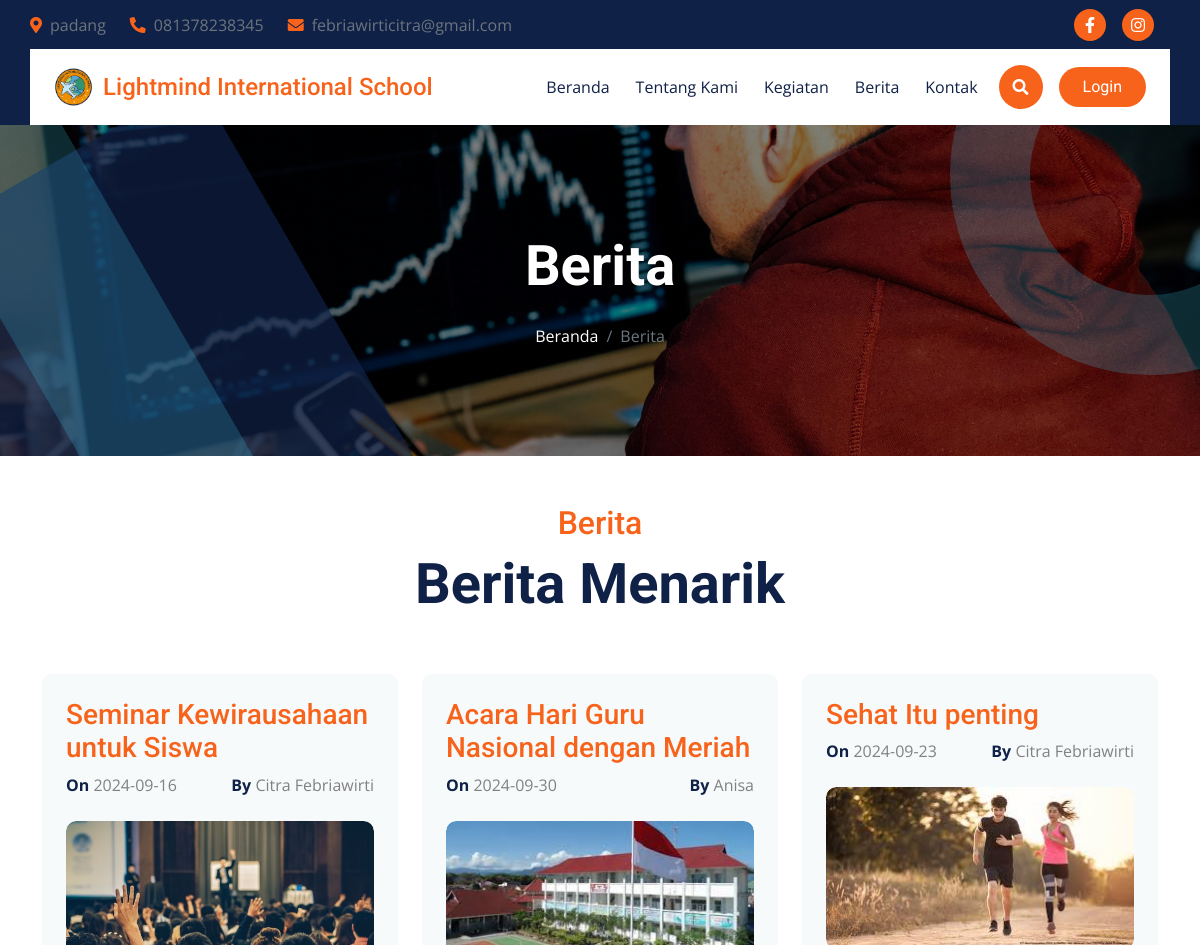
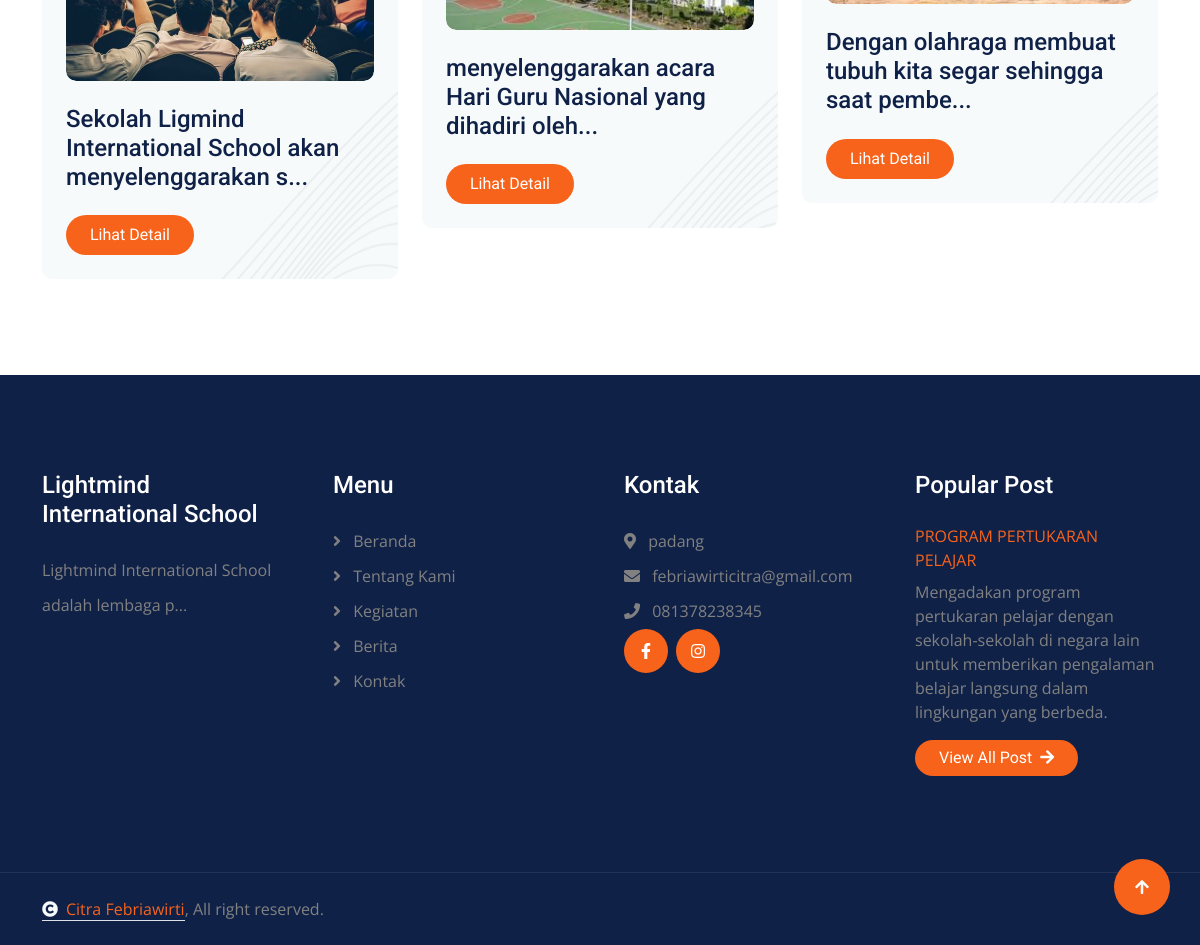
Screenshot of /berita with the database file from the repository (2 pictures, top to bottom).
### tables this page shows
CREATE TABLE `tb_kontak` (
  `id_kontak` int(11) NOT NULL,
  `email_kontak` varchar(255) NOT NULL,
  `facebook_kontak` varchar(255) NOT NULL,
  `instagram_kontak` varchar(255) NOT NULL,
  `telepon_kontak` varchar(255) NOT NULL,
  `alamat_kontak` text NOT NULL,
  `googlemap_link_kontak` text NOT NULL
);

CREATE TABLE `tb_berita` (
  `id_berita` int(11) NOT NULL,
  `id_kategori` int(11) NOT NULL,
  `judul_berita` varchar(255) NOT NULL,
  `slug` varchar(255) NOT NULL,
  `author_berita` varchar(255) NOT NULL,
  `deskripsi_berita` text NOT NULL,
  `tanggal_berita` date NOT NULL,
  `gambar_berita` varchar(255) NOT NULL
);

CREATE TABLE `tb_about` (
  `id_about` int(11) NOT NULL,
  `visi_about` text NOT NULL,
  `misi_about` text NOT NULL,
  `deskripsi_about` text NOT NULL,
  `gambar_about` varchar(255) NOT NULL
);

CREATE TABLE `tb_kegiatan` (
  `id_kegiatan` int(11) NOT NULL,
  `judul_kegiatan` varchar(50) NOT NULL,
  `tanggal_kegiatan` date DEFAULT NULL,
  `deskripsi_kegiatan` text NOT NULL,
  `gambar_kegiatan` varchar(255) NOT NULL
);

### index.php (called while the page is built)
<?php
include "koneksi.php";
include "layout/header.php";
include "content.php";
include "layout/footer.php";
?>

### berita.php (the view, shortened to what this page needs)
<header class="container-fluid bg-breadcrumb mb-5">
    <div class="bg-breadcrumb-single"></div>
    <div class="container text-center py-5" style="max-width: 900px;">
        <h1 class="text-white display-4 mb-4 wow fadeInDown" data-wow-delay="0.1s">Berita</h1>
        <nav aria-label="breadcrumb">
            <ol class="breadcrumb justify-content-center mb-0 wow fadeInDown" data-wow-delay="0.3s">
                <li class="breadcrumb-item"><a href="index.html">Beranda</a></li>
                <li class="breadcrumb-item active" aria-current="page">Berita</li>
            </ol>
        </nav>
    </div>
</header>
<main class="container-fluid blog pb-5">
    <div class="container pb-5">
        <header class="text-center mx-auto pb-5 wow fadeInUp" data-wow-delay="0.1s" style="max-width: 800px;">
            <h2 class="text-primary">Berita</h2>
            <h1 class="display-4">Berita Menarik</h1>
        </header>
        <section class="row g-4 justify-content-center">
            <?php
            include "koneksi.php";
            $query = "SELECT * FROM tb_berita
            JOIN tb_kategori ON tb_berita.id_kategori = tb_kategori.id_kategori
            ORDER BY id_berita DESC";
            $result = mysqli_query($koneksi, $query);
            while ($data = mysqli_fetch_array($result)) {
            ?>
            <article class="col-md-6 col-lg-6 col-xl-4 wow fadeInUp" data-wow-delay="0.1s">
                <div class="blog-item bg-light rounded p-4" style="background-image: url(img/bg.png);">
                    <header class="mb-4">
                        <h3 class="text-primary mb-2"><?= $data['judul_berita'] ?></h3>
                        <div class="d-flex justify-content-between">
                            <p class="mb-0">
                                <span class="text-dark fw-bold">On </span><?= $data['tanggal_berita'] ?>
                            </p>
                            <p class="mb-0">
                                <span class="text-dark fw-bold">By </span><?= $data['author_berita'] ?>
                            </p>
                        </div>
                    </header>
                    <div class="project-img">
                    </div>
                    <div class="my-4">
                        <a href="detail_berita-<?= $data['slug'] ?>"
                            class="h4"><?= substr($data['deskripsi_berita'], 0, 60) ?>...</a>
                    </div>
                    <a class="btn btn-primary rounded-pill py-2 px-4" href="detail_berita-<?= $data['slug'] ?>">Lihat
                        Detail</a>
                </div>
            </article>
            <?php } ?>
        </section>
    </div>
</main>

### layout/header.php (shortened to what this page needs)
<!DOCTYPE html>
<html lang="en">
<head>
    <link rel="stylesheet" href="https://use.fontawesome.com/releases/v5.15.4/css/all.css" />
    <link href="https://cdn.jsdelivr.net/npm/bootstrap-icons@1.4.1/font/bootstrap-icons.css" rel="stylesheet" />
    <link rel="stylesheet" href="https://cdnjs.cloudflare.com/ajax/libs/animate.css/4.1.1/animate.min.css" />
    <link href="assets/lib/animate/animate.min.css" rel="stylesheet" />
    <link href="assets/lib/owlcarousel/assets/owl.carousel.min.css" rel="stylesheet" />
    <link href="assets/lib/lightbox/css/lightbox.min.css" rel="stylesheet" />
    <link href="assets/css/bootstrap.min.css" rel="stylesheet" />
    <link href="assets/css/style.css" rel="stylesheet" />
</head>
<body>
    <div class="container-fluid topbar px-0 d-none d-lg-block">
        <div class="container px-0">
            <?php
                            include "koneksi.php";
                            $query = "SELECT * FROM tb_kontak
                            ORDER BY id_kontak DESC";
                            $result = mysqli_query($koneksi, $query);
                            while ($data = mysqli_fetch_array($result)) {
                            ?>
            <div class="row gx-0 align-items-center" style="height: 45px">
                <div class="col-lg-8 text-center text-lg-start mb-lg-0">
                    <div class="d-flex flex-wrap">
                        <a href="#" class="text-muted me-4"><i
                                class="fas fa-map-marker-alt text-primary me-2"></i><?=$data['alamat_kontak']?></a>
                        <a href="#" class="text-muted me-4"><i
                                class="fas fa-phone-alt text-primary me-2"></i><?=$data['telepon_kontak']?></a>
                        <a href="#" class="text-muted me-0"><i
                                class="fas fa-envelope text-primary me-2"></i><?=$data['email_kontak']?></a>
                    </div>
                </div>
                <div class="col-lg-4 text-center text-lg-end">
                    <div class="d-flex align-items-center justify-content-end">
                        <a href="<?=$data['facebook_kontak']?>"
                            class="btn btn-primary btn-square rounded-circle nav-fill me-3"><i
                                class="fab fa-facebook-f text-white"></i></a>
                        <a href="<?=$data['instagram_kontak']?>"
                            class="btn btn-primary btn-square rounded-circle nav-fill me-3"><i
                                class="fab fa-instagram text-white"></i></a>
                    </div>
                </div>
            </div>
            <?php }?>
        </div>
    </div>
    <div class="container-fluid sticky-top px-0">
        <div class="container px-0">
            <nav class="navbar navbar-expand-lg navbar-dark bg-white py-3 px-4">
                <a href="index.php" class="navbar-brand p-0 d-flex align-items-center">
                    <img src="assets/img/logo.png" alt="Logo" style="height: 40px; margin-right: 10px" />
                    <h4 class="text-primary m-0">Lightmind International School</h4>
                </a>
                <div class="collapse navbar-collapse" id="navbarCollapse">
                    <div class="navbar-nav ms-auto py-0">
                        <a href="beranda"
                            class="nav-item nav-link <?php echo $page == 'beranda' ? 'active' : ''; ?>">Beranda</a>
                        <a href="tentang"
                            class="nav-item nav-link <?php echo $page == 'tentang' ? 'active' : ''; ?>">Tentang Kami</a>
                        <a href="kegiatan"
                            class="nav-item nav-link <?php echo $page == 'kegiatan' ? 'active' : ''; ?>">Kegiatan</a>
                        <a href="berita"
                            class="nav-item nav-link <?php echo $page == 'berita' ? 'active' : ''; ?>">Berita</a>
                        <a href="kontak"
                            class="nav-item nav-link <?php echo $page == 'kontak' ? 'active' : ''; ?>">Kontak</a>
                    </div>
                    <div class="d-flex align-items-center flex-nowrap pt-xl-0">
                        <button class="btn btn-primary btn-md-square mx-2" data-bs-toggle="modal"
                            data-bs-target="#searchModal">
                            <i class="fas fa-search"></i>
                        </button>
                        <a href="admin/login/index.php"
                            class="btn btn-primary rounded-pill text-white py-2 px-4 ms-2 flex-wrap flex-sm-shrink-0">Login</a>
                    </div>
                </div>
            </nav>
        </div>
    </div>
</body>
</html>

### content.php
<?php
if(!empty($_GET['page'])){
    include_once($_GET['page'].".php");
}else{
    include "home.php";
}
?>

### layout/footer.php (shortened to what this page needs)
<div class="container-fluid footer py-5 wow fadeIn" data-wow-delay="0.2s">
    <div class="container py-5">
        <div class="row g-5">
            <div class="col-md-6 col-lg-6 col-xl-3">
                <div class="footer-item d-flex flex-column">
                    <div class="footer-item">
                        <h4 class="text-white mb-4">Lightmind International School
                        </h4>
                        <?php
            include "koneksi.php";
            $query = "SELECT * FROM tb_about
            ORDER BY id_about DESC";
            $result = mysqli_query($koneksi, $query);
            while ($data = mysqli_fetch_array($result)) {
            ?>
                        <p class="mb-3">
                            <?= substr($data['deskripsi_about'], 0, 50) . (strlen($data['deskripsi_about']) > 30 ? '...' : '') ?>
                        </p>
                        <?php }?>
                    </div>
                </div>
            </div>
            <div class="col-md-6 col-lg-6 col-xl-3">
                <div class="footer-item d-flex flex-column">
                    <h4 class="text-white mb-4">Menu</h4>
                    <a href="#"><i class="fas fa-angle-right me-2"></i> Beranda</a>
                    <a href="#"><i class="fas fa-angle-right me-2"></i> Tentang Kami</a>
                    <a href="#"><i class="fas fa-angle-right me-2"></i> Kegiatan</a>
                    <a href="#"><i class="fas fa-angle-right me-2"></i> Berita</a>
                    <a href="#"><i class="fas fa-angle-right me-2"></i> Kontak</a>
                </div>
            </div>
            <div class="col-md-6 col-lg-6 col-xl-3">
                <div class="footer-item d-flex flex-column">
                    <h4 class="text-white mb-4">Kontak</h4>
                    <?php
                            include "koneksi.php";
                            $query = "SELECT * FROM tb_kontak
                            ORDER BY id_kontak DESC";
                            $result = mysqli_query($koneksi, $query);
                            while ($data = mysqli_fetch_array($result)) {
                            ?>
                    <a href=""><i class="fa fa-map-marker-alt me-2"></i> <?=$data['alamat_kontak']?></a>
                    <a href=""><i class="fas fa-envelope me-2"></i> <?=$data['email_kontak']?></a>
                    <a href=""><i class="fas fa-phone me-2"></i> <?=$data['telepon_kontak']?></a>
                    <div class="d-flex align-items-center">
                        <a class="btn btn-light btn-md-square me-2" href="<?=$data['facebook_kontak']?>"><i
                                class="fab fa-facebook-f"></i></a>
                        <a class="btn btn-light btn-md-square me-2" href="<?=$data['instagram_kontak']?>"><i
                                class="fab fa-instagram"></i></a>
                    </div>
                    <?php }?>
                </div>
            </div>
            <div class="col-md-6 col-lg-6 col-xl-3">
                <div class="footer-item-post d-flex flex-column">
                    <h4 class="text-white mb-4">Popular Post</h4>
                    <?php
            include "koneksi.php";
            $query = "SELECT * FROM tb_kegiatan
            ORDER BY id_kegiatan DESC LIMIT 1";
            $result = mysqli_query($koneksi, $query);
            while ($data = mysqli_fetch_array($result)) {
            ?>
                    <div class="d-flex flex-column mb-3">
                        <p class="text-uppercase text-primary mb-2"><?= $data['judul_kegiatan'] ?></p>
                        <a href="#" class="text-body"><?= $data['deskripsi_kegiatan'] ?></a>
                    </div>
                    <?php }?>
                    <div class="footer-btn text-start">
                        <a href="kegiatan" class="btn btn-light rounded-pill px-4">View All Post <i
                                class="fa fa-arrow-right ms-1"></i></a>
                    </div>
                </div>
            </div>
        </div>
    </div>
</div>
<div class="container-fluid copyright py-4">
    <div class="container">
        <div class="row g-4 align-items-center">
            <div class="col-md-6 text-center text-md-start mb-md-0">
                <span class="text-body"><a href="#" class="border-bottom text-primary"><i
                            class="fas fa-copyright text-light me-2"></i>Citra Febriawirti</a>, All right
                    reserved.</span>
            </div>
        </div>
    </div>
</div>
<a href="#" class="btn btn-primary btn-lg-square back-to-top"><i class="fa fa-arrow-up"></i></a>

### assets/css/style.css (style rules this page uses)
.back-to-top { position: fixed; right: 30px; bottom: 30px; display: flex; width: 45px; height: 45px; align-items: center; justify-content: center; transition: 0.5s; z-index: 99; }
.btn { font-weight: 600; transition: .5s; }
.btn-square { width: 32px; height: 32px; }
.btn-md-square { width: 44px; height: 44px; }
.btn-lg-square { width: 56px; height: 56px; }
.btn-square, .btn-sm-square, .btn-md-square, .btn-lg-square, .btn-xl-square { padding: 0; display: flex; align-items: center; justify-content: center; font-weight: normal; border-radius: 50%; }
.btn.btn-primary { background: var(--bs-primary) !important; color: var(--bs-white) !important; font-family: 'Roboto', sans-serif; border: none; font-weight: 400; transition: 0.5s; }
.btn.btn-light { background: var(--bs-primary) !important; color: var(--bs-white) !important; font-family: 'Roboto', sans-serif; border: none; font-weight: 400; transition: 0.5s; }
.topbar { padding: 2px 10px 2px 20px; background: var(--bs-dark) !important; }
.sticky-top, .sticky-top .container { transition: 0.5s !important; }
.navbar .navbar-nav .nav-item.nav-link, .navbar .navbar-nav .nav-link { color: var(--bs-dark) !important; }
.navbar .navbar-nav .nav-item { position: relative; margin: 0 5px !important; }
.navbar .navbar-nav .nav-item::before, .navbar .navbar-nav .nav-item::after { position: absolute; content: ""; width: 0; height: 0; border: 0px solid var(--bs-primary); transition: 0.5s; }
.navbar .navbar-nav .nav-item::before { top: 0; left: 0; }
.navbar .navbar-nav .nav-item::after { bottom: 0; right: 0; }
.bg-breadcrumb { position: relative; overflow: hidden; background: linear-gradient(rgba(0, 0, 0, 0.5), rgba(0, 0, 0, 0.5)), url(../img/carousel-1.jpg); background-position: center center; background-repeat: no-repeat; background-size: cover; padding: 60px 0 60px 0; }
.bg-breadcrumb .breadcrumb-item a { color: var(--bs-white) !important; }
.bg-breadcrumb .bg-breadcrumb-single { position: absolute; width: 500px; height: 1200px; top: 0px; left: 0; margin-left: 30px; transform: rotate(-30deg); background: var(--bs-dark); animation: RotateMoveLeft 5s linear infinite; opacity: 0.7; z-index: 2 !important; }
.bg-breadcrumb::before { content: ""; position: absolute; width: 400px; height: 400px; top: -150px; right: -150px; border-radius: 200px; border: 80px solid rgba(68, 210, 246, 0.2); animation: RotateMoveCircle 10s linear infinite; background: transparent; z-index: 2 !important; }
.bg-breadcrumb::after { content: ""; position: absolute; width: 150px; height: 1200px; top: -150px; left: 0; margin-left: 160px; transform: rotate(-30deg); background: rgba(68, 210, 246, 0.2); animation: RotateMoveRight 5s linear infinite; z-index: 2 !important; }
.blog .blog-item .project-img { position: relative; overflow: hidden; border-radius: 10px; transition: 0.5s; }
.footer { background: var(--bs-dark); }
.footer .footer-item a { line-height: 35px; color: var(--bs-body); transition: 0.5s; }
.footer .footer-item p { line-height: 35px; }
.footer .footer-item-post a { transition: 0.5s; }
.footer .footer-item-post .footer-btn a { transition: 0.5s; }
.copyright { border-top: 1px solid rgba(255, 255, 255, 0.08); background: var(--bs-dark) !important; }

### rows the page displays
tb_kontak: alamat_kontak "padang", telepon_kontak "081378238345", email_kontak "febriawirticitra@gmail.com"
tb_berita: judul_berita "Seminar Kewirausahaan untuk Siswa", tanggal_berita "2024-09-16", author_berita "Citra Febriawirti", deskripsi_berita "Sekolah Ligmind International School akan menyelenggarakan s"
tb_berita: judul_berita "Acara Hari Guru Nasional dengan Meriah", tanggal_berita "2024-09-30", author_berita "Anisa", deskripsi_berita "menyelenggarakan acara Hari Guru Nasional yang dihadiri oleh"
tb_berita: judul_berita "Sehat Itu penting", tanggal_berita "2024-09-23", author_berita "Citra Febriawirti", deskripsi_berita "Dengan olahraga membuat tubuh kita segar sehingga saat pembe"
tb_about: deskripsi_about "Lightmind International School adalah lembaga p"
tb_kegiatan: judul_kegiatan "PROGRAM PERTUKARAN PELAJAR", deskripsi_kegiatan "Mengadakan program pertukaran pelajar dengan sekolah-sekolah di negara lain untuk memberikan pengalaman belajar langsung dalam lingkungan yang berbeda."
